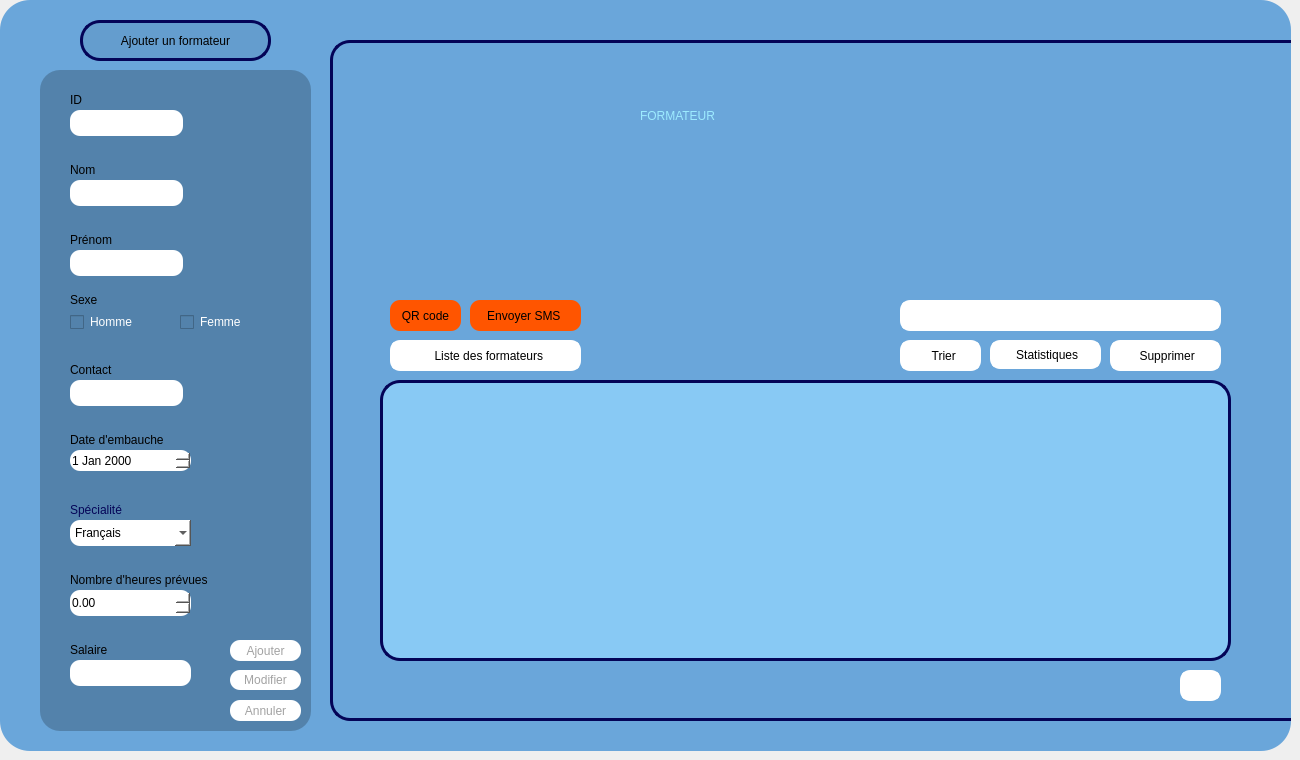
    <widget class="QWidget" name="page_formateur">
     <widget class="QWidget" name="Formateur_5" native="true">
      <property name="geometry">
       <rect>
        <x>0</x>
        <y>0</y>
        <width>1291</width>
        <height>751</height>
       </rect>
      </property>
      <property name="maximumSize">
       <size>
        <width>2000</width>
        <height>2000</height>
       </size>
      </property>
      <property name="baseSize">
       <size>
        <width>1000</width>
        <height>1000</height>
       </size>
      </property>
      <property name="mouseTracking">
       <bool>false</bool>
      </property>
      <property name="tabletTracking">
       <bool>false</bool>
      </property>
      <property name="autoFillBackground">
       <bool>false</bool>
      </property>
      <property name="styleSheet">
       <string notr="true">background-color: rgb(106, 166, 218);

border-radius:30px;</string>
      </property>
      <widget class="QFrame" name="frame_13">
       <property name="geometry">
        <rect>
         <x>40</x>
         <y>70</y>
         <width>271</width>
         <height>661</height>
        </rect>
       </property>
       <property name="styleSheet">
        <string notr="true">background-color: rgb(58, 196, 255);
background-color: rgb(83, 130, 171);
border-radius:20px;

</string>
       </property>
       <property name="frameShape">
        <enum>QFrame::Shape::StyledPanel</enum>
       </property>
       <property name="frameShadow">
        <enum>QFrame::Shadow::Raised</enum>
       </property>
       <widget class="QLabel" name="label_specialite_8">
        <property name="geometry">
         <rect>
          <x>30</x>
          <y>430</y>
          <width>111</width>
          <height>20</height>
         </rect>
        </property>
        <property name="styleSheet">
         <string notr="true">color: rgb(4, 4, 87);</string>
        </property>
        <property name="text">
         <string>Spécialité</string>
        </property>
       </widget>
       <widget class="QLineEdit" name="lineEdit_IdFormateur">
        <property name="geometry">
         <rect>
          <x>30</x>
          <y>40</y>
          <width>113</width>
          <height>26</height>
         </rect>
        </property>
        <property name="styleSheet">
         <string notr="true">background-color: rgb(255, 255, 255);
border-radius:10px;
</string>
        </property>
        <property name="maxLength">
         <number>8</number>
        </property>
       </widget>
       <widget class="QLabel" name="label_contact_7">
        <property name="geometry">
         <rect>
          <x>30</x>
          <y>290</y>
          <width>63</width>
          <height>20</height>
         </rect>
        </property>
        <property name="text">
         <string>Contact</string>
        </property>
       </widget>
       <widget class="QLineEdit" name="lineEdit_contactFormateur">
        <property name="geometry">
         <rect>
          <x>30</x>
          <y>310</y>
          <width>113</width>
          <height>26</height>
         </rect>
        </property>
        <property name="styleSheet">
         <string notr="true">background-color: rgb(255, 255, 255);
border-radius:10px;</string>
        </property>
       </widget>
       <widget class="QLabel" name="label_prenom_10">
        <property name="geometry">
         <rect>
          <x>30</x>
          <y>160</y>
          <width>63</width>
          <height>20</height>
         </rect>
        </property>
        <property name="text">
         <string>Prénom</string>
        </property>
       </widget>
       <widget class="QLineEdit" name="lineEdit_NomFormateur">
        <property name="geometry">
         <rect>
          <x>30</x>
          <y>110</y>
          <width>113</width>
          <height>26</height>
         </rect>
        </property>
        <property name="styleSheet">
         <string notr="true">background-color: rgb(255, 255, 255);
border-radius:10px;</string>
        </property>
        <property name="maxLength">
         <number>20</number>
        </property>
       </widget>
       <widget class="QLineEdit" name="lineEdit_PrenomFormateur">
        <property name="geometry">
         <rect>
          <x>30</x>
          <y>180</y>
          <width>113</width>
          <height>26</height>
         </rect>
        </property>
        <property name="styleSheet">
         <string notr="true">background-color: rgb(255, 255, 255);
border-radius:10px;</string>
        </property>
       </widget>
       <widget class="QLabel" name="label_cin_14">
        <property name="geometry">
         <rect>
          <x>30</x>
          <y>20</y>
          <width>31</width>
          <height>20</height>
         </rect>
        </property>
        <property name="text">
         <string>ID</string>
        </property>
       </widget>
       <widget class="QLabel" name="label_cin_15">
        <property name="geometry">
         <rect>
          <x>30</x>
          <y>90</y>
          <width>41</width>
          <height>20</height>
         </rect>
        </property>
        <property name="text">
         <string>Nom</string>
        </property>
       </widget>
       <widget class="QDoubleSpinBox" name="doubleSpinBox_heureprevueFormateur">
        <property name="geometry">
         <rect>
          <x>30</x>
          <y>520</y>
          <width>121</width>
          <height>26</height>
         </rect>
        </property>
        <property name="styleSheet">
         <string notr="true">background-color: rgb(255, 255, 255);
border-radius:10px;
</string>
        </property>
       </widget>
       <widget class="QDateEdit" name="dateEdit_embaucheFormateur">
        <property name="geometry">
         <rect>
          <x>30</x>
          <y>380</y>
          <width>121</width>
          <height>21</height>
         </rect>
        </property>
        <property name="styleSheet">
         <string notr="true">background-color: rgb(255, 255, 255);
border-radius:10px;</string>
        </property>
       </widget>
       <widget class="QLabel" name="label_embauhe_9">
        <property name="geometry">
         <rect>
          <x>30</x>
          <y>360</y>
          <width>131</width>
          <height>20</height>
         </rect>
        </property>
        <property name="text">
         <string>Date d'embauche</string>
        </property>
       </widget>
       <widget class="QLabel" name="label_contact_13">
        <property name="geometry">
         <rect>
          <x>30</x>
          <y>500</y>
          <width>191</width>
          <height>20</height>
         </rect>
        </property>
        <property name="text">
         <string>Nombre d'heures prévues</string>
        </property>
       </widget>
       <widget class="QLineEdit" name="lineEdit_salaireFormateur">
        <property name="geometry">
         <rect>
          <x>30</x>
          <y>590</y>
          <width>121</width>
          <height>26</height>
         </rect>
        </property>
        <property name="styleSheet">
         <string notr="true">background-color: rgb(255, 255, 255);
border-radius:10px;
</string>
        </property>
        <property name="text">
         <string/>
        </property>
       </widget>
       <widget class="QLabel" name="label_contact_14">
        <property name="geometry">
         <rect>
          <x>30</x>
          <y>570</y>
          <width>191</width>
          <height>20</height>
         </rect>
        </property>
        <property name="text">
         <string>Salaire</string>
        </property>
       </widget>
       <widget class="QCheckBox" name="checkBox_hommeFormateur">
        <property name="geometry">
         <rect>
          <x>30</x>
          <y>240</y>
          <width>91</width>
          <height>24</height>
         </rect>
        </property>
        <property name="styleSheet">
         <string notr="true">background-color: rgb(83, 130, 171);
border-color: rgb(255, 255, 255);
color: rgb(255, 255, 255);</string>
        </property>
        <property name="text">
         <string>Homme</string>
        </property>
       </widget>
       <widget class="QCheckBox" name="checkBox_femmeFormateur">
        <property name="geometry">
         <rect>
          <x>140</x>
          <y>240</y>
          <width>91</width>
          <height>24</height>
         </rect>
        </property>
        <property name="styleSheet">
         <string notr="true">color: rgb(255, 255, 255);</string>
        </property>
        <property name="text">
         <string>Femme</string>
        </property>
       </widget>
       <widget class="QLabel" name="label_prenom_12">
        <property name="geometry">
         <rect>
          <x>30</x>
          <y>220</y>
          <width>63</width>
          <height>20</height>
         </rect>
        </property>
        <property name="text">
         <string>Sexe</string>
        </property>
       </widget>
       <widget class="QPushButton" name="pushButton_ANNULER_5">
        <property name="geometry">
         <rect>
          <x>190</x>
          <y>630</y>
          <width>71</width>
          <height>21</height>
         </rect>
        </property>
        <property name="styleSheet">
         <string notr="true">QPushButton{
background-color: rgb(255, 255, 255);
color: rgb(162, 162, 162);
border-radius:10px;
}
QPushButton:hover{
	background-color: rgb(162, 162, 162);
	color: rgb(255, 255, 255);
}



</string>
        </property>
        <property name="text">
         <string>Annuler</string>
        </property>
       </widget>
       <widget class="QPushButton" name="pushButton_AJOUTER_5">
        <property name="geometry">
         <rect>
          <x>190</x>
          <y>570</y>
          <width>71</width>
          <height>21</height>
         </rect>
        </property>
        <property name="styleSheet">
         <string notr="true">QPushButton{
background-color: rgb(255, 255, 255);
color: rgb(162, 162, 162);
border-radius:10px;
}
QPushButton:hover{
	background-color: rgb(162, 162, 162);
	color: rgb(255, 255, 255);
}




</string>
        </property>
        <property name="text">
         <string>Ajouter</string>
        </property>
       </widget>
       <widget class="QComboBox" name="comboBox_specialiteFormateur">
        <property name="geometry">
         <rect>
          <x>30</x>
          <y>450</y>
          <width>121</width>
          <height>26</height>
         </rect>
        </property>
        <property name="styleSheet">
         <string notr="true">background-color: rgb(255, 255, 255);
border-radius:10px;</string>
        </property>
        <item>
         <property name="text">
          <string>Français</string>
         </property>
        </item>
        <item>
         <property name="text">
          <string>Anglais</string>
         </property>
        </item>
        <item>
         <property name="text">
          <string>Science</string>
         </property>
        </item>
        <item>
         <property name="text">
          <string>Physique</string>
         </property>
        </item>
        <item>
         <property name="text">
          <string>Arabe</string>
         </property>
        </item>
       </widget>
       <widget class="QPushButton" name="pushButton_modifierFormateur">
        <property name="geometry">
         <rect>
          <x>190</x>
          <y>600</y>
          <width>71</width>
          <height>20</height>
         </rect>
        </property>
        <property name="styleSheet">
         <string notr="true">QPushButton{
background-color: rgb(255, 255, 255);
color: rgb(162, 162, 162);
border-radius:10px;
}
QPushButton:hover{
	background-color: rgb(162, 162, 162);
	color: rgb(255, 255, 255);
}




</string>
        </property>
        <property name="text">
         <string>Modifier</string>
        </property>
       </widget>
       <widget class="QStackedWidget" name="stackedWidget_4">
        <property name="geometry">
         <rect>
          <x>210</x>
          <y>90</y>
          <width>120</width>
          <height>80</height>
         </rect>
        </property>
        <widget class="QWidget" name="page_7"/>
        <widget class="QWidget" name="page_8"/>
       </widget>
      </widget>
      <widget class="QFrame" name="frame_23">
       <property name="geometry">
        <rect>
         <x>330</x>
         <y>40</y>
         <width>1001</width>
         <height>681</height>
        </rect>
       </property>
       <property name="styleSheet">
        <string notr="true">border: 3px solid #040457;
border-radius:20px;
</string>
       </property>
       <property name="frameShape">
        <enum>QFrame::Shape::StyledPanel</enum>
       </property>
       <property name="frameShadow">
        <enum>QFrame::Shadow::Raised</enum>
       </property>
       <widget class="QLineEdit" name="lineEdit_RechercheFormateur">
        <property name="geometry">
         <rect>
          <x>570</x>
          <y>260</y>
          <width>291</width>
          <height>31</height>
         </rect>
        </property>
        <property name="styleSheet">
         <string notr="true">background-color: rgb(255, 255, 255);
border-radius:10px;
border: 3px solid #ffffff;
color: rgb(162, 162, 162);</string>
        </property>
        <property name="text">
         <string/>
        </property>
       </widget>
       <widget class="QPushButton" name="pushButton_PDF_formateur_2">
        <property name="geometry">
         <rect>
          <x>850</x>
          <y>630</y>
          <width>41</width>
          <height>31</height>
         </rect>
        </property>
        <property name="styleSheet">
         <string notr="true">QPushButton{
background-color: rgb(255, 255, 255);
border-radius:10px;
border: 3px solid #ffffff;
}
QPushButton:hover{
	background-color: rgb(220, 220, 220);
	color: rgb(90, 90, 90);

	border-radius:10px;
}
</string>
        </property>
        <property name="text">
         <string/>
        </property>
        <property name="icon">
         <iconset resource="image.qrc">
          <normaloff>:/img/download.png</normaloff>:/img/download.png</iconset>
        </property>
       </widget>
       <widget class="QLabel" name="label_7">
        <property name="geometry">
         <rect>
          <x>310</x>
          <y>50</y>
          <width>331</width>
          <height>51</height>
         </rect>
        </property>
        <property name="styleSheet">
         <string notr="true">background-color: rgb(106, 166, 218);
color: rgb(83, 130, 171);
color: rgb(157, 235, 255);
border: none;
font: 30pt &quot;Rockwell&quot;;</string>
        </property>
        <property name="text">
         <string>FORMATEUR</string>
        </property>
       </widget>
       <widget class="QTableView" name="Tab_Formateur">
        <property name="geometry">
         <rect>
          <x>50</x>
          <y>340</y>
          <width>851</width>
          <height>281</height>
         </rect>
        </property>
        <property name="styleSheet">
         <string notr="true">background-color: rgb(136, 201, 244);</string>
        </property>
       </widget>
       <widget class="QPushButton" name="pushButton_RechercheFormateur">
        <property name="geometry">
         <rect>
          <x>840</x>
          <y>260</y>
          <width>51</width>
          <height>31</height>
         </rect>
        </property>
        <property name="styleSheet">
         <string notr="true">QPushButton{
background-color: rgb(255, 255, 255);
border-radius:10px;
border: 3px solid #ffffff;
}
QPushButton:hover{
	background-color: rgb(240, 240, 240);
	border-radius:10px;
}
</string>
        </property>
        <property name="text">
         <string/>
        </property>
        <property name="icon">
         <iconset resource="image.qrc">
          <normaloff>:/img/loupe.png</normaloff>:/img/loupe.png</iconset>
        </property>
       </widget>
       <widget class="QPushButton" name="pushButton_listeformateur_2">
        <property name="geometry">
         <rect>
          <x>60</x>
          <y>300</y>
          <width>191</width>
          <height>31</height>
         </rect>
        </property>
        <property name="styleSheet">
         <string notr="true">QPushButton{
background-color: rgb(255, 255, 255);
border-radius:10px;
border: 3px solid #ffffff;
}
QPushButton:hover{
	background-color: rgb(220, 220, 220);
	color: rgb(90, 90, 90);

	border-radius:10px;
}
</string>
        </property>
        <property name="text">
         <string>  Liste des formateurs</string>
        </property>
        <property name="icon">
         <iconset resource="image.qrc">
          <normaloff>:/img/formateur.png</normaloff>:/img/formateur.png</iconset>
        </property>
        <property name="iconSize">
         <size>
          <width>30</width>
          <height>30</height>
         </size>
        </property>
       </widget>
       <widget class="QPushButton" name="pushButton_SupprimerFormateur">
        <property name="geometry">
         <rect>
          <x>780</x>
          <y>300</y>
          <width>111</width>
          <height>31</height>
         </rect>
        </property>
        <property name="styleSheet">
         <string notr="true">QPushButton{
background-color: rgb(255, 255, 255);
border-radius:10px;
border: 3px solid #ffffff;
}
QPushButton:hover{
	background-color: rgb(220, 220, 220);
	color: rgb(90, 90, 90);

	border-radius:10px;
}
</string>
        </property>
        <property name="text">
         <string> Supprimer</string>
        </property>
        <property name="icon">
         <iconset resource="image.qrc">
          <normaloff>:/img/poubelle.png</normaloff>:/img/poubelle.png</iconset>
        </property>
       </widget>
       <widget class="QPushButton" name="pushButton_stat_formateur">
        <property name="geometry">
         <rect>
          <x>660</x>
          <y>300</y>
          <width>111</width>
          <height>29</height>
         </rect>
        </property>
        <property name="styleSheet">
         <string notr="true">QPushButton{
background-color: rgb(255, 255, 255);
border-radius:10px;
border: 3px solid #ffffff;
}
QPushButton:hover{
	background-color: rgb(220, 220, 220);
	color: rgb(90, 90, 90);

	border-radius:10px;
}
</string>
        </property>
        <property name="text">
         <string> Statistiques</string>
        </property>
        <property name="icon">
         <iconset resource="image.qrc">
          <normaloff>:/img/stat.png</normaloff>:/img/stat.png</iconset>
        </property>
       </widget>
       <widget class="QPushButton" name="pushButton_TRIER_FORMATEUR_2">
        <property name="geometry">
         <rect>
          <x>570</x>
          <y>300</y>
          <width>81</width>
          <height>31</height>
         </rect>
        </property>
        <property name="styleSheet">
         <string notr="true">QPushButton{
background-color: rgb(255, 255, 255);
border-radius:10px;
border: 3px solid #ffffff;
color: 000000;
}
QPushButton:hover{
	background-color: rgb(220, 220, 220);
	color: rgb(90, 90, 90);
	border-radius:10px;
}
</string>
        </property>
        <property name="text">
         <string>  Trier</string>
        </property>
        <property name="icon">
         <iconset resource="image.qrc">
          <normaloff>:/img/trie.png</normaloff>:/img/trie.png</iconset>
        </property>
        <property name="autoRepeatInterval">
         <number>97</number>
        </property>
       </widget>
       <widget class="QLabel" name="label_QRcode">
        <property name="geometry">
         <rect>
          <x>60</x>
          <y>70</y>
          <width>171</width>
          <height>171</height>
         </rect>
        </property>
        <property name="styleSheet">
         <string notr="true">border-radius:0px;
border:none;
background-color: rgb(106, 166, 218);</string>
        </property>
        <property name="text">
         <string/>
        </property>
       </widget>
       <widget class="QPushButton" name="pushButton_QRcode">
        <property name="geometry">
         <rect>
          <x>60</x>
          <y>260</y>
          <width>71</width>
          <height>31</height>
         </rect>
        </property>
        <property name="styleSheet">
         <string notr="true">QPushButton{
	background-color: rgb(255, 85, 0);
	color: rgb(0, 0, 0);
border-radius:10px;
border:none;
}
QPushButton:hover{
	background-color: rgb(162, 162, 162);
	color: rgb(255, 255, 255);
}




</string>
        </property>
        <property name="text">
         <string>QR code</string>
        </property>
       </widget>
       <widget class="QPushButton" name="pushButton_SMS">
        <property name="geometry">
         <rect>
          <x>140</x>
          <y>260</y>
          <width>111</width>
          <height>31</height>
         </rect>
        </property>
        <property name="styleSheet">
         <string notr="true">QPushButton{
	background-color: rgb(255, 85, 0);
	color: rgb(0, 0, 0);
border-radius:10px;
border:none;
}
QPushButton:hover{
	background-color: rgb(162, 162, 162);
	color: rgb(255, 255, 255);
}




</string>
        </property>
        <property name="text">
         <string>Envoyer SMS </string>
        </property>
       </widget>
      </widget>
      <widget class="QPushButton" name="pushButton_AjouterFormateur">
       <property name="geometry">
        <rect>
         <x>80</x>
         <y>20</y>
         <width>191</width>
         <height>41</height>
        </rect>
       </property>
       <property name="styleSheet">
        <string notr="true">QPushButton{
background-color: rgb(100, 157, 206);
border: 3px solid #040457;
border-radius:20px;
}

QPushButton:hover{
background-color: rgb(95, 1572 201);
border: 3px solid #030346;
border-radius:20px;
}</string>
       </property>
       <property name="text">
        <string>Ajouter un formateur</string>
       </property>
      </widget>
     </widget>
    </widget>
